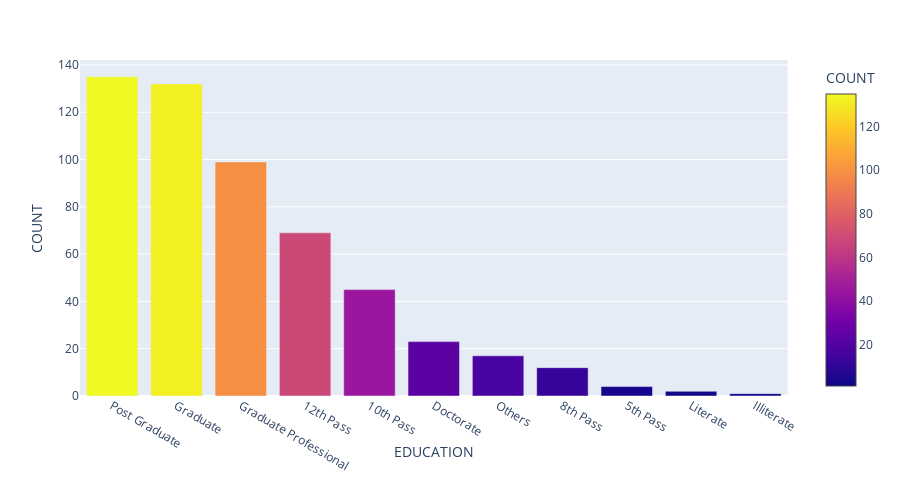

The notebook cell saved with this chart:
### Markdown cell above
Educational qualification of candidates

### Code cell
winners['EDUCATION'] = winners['EDUCATION'].str.replace('Post Graduate\n','Post Graduate')
winners['EDUCATION'] = winners['EDUCATION'].fillna('Others') 
education = winners[winners['EDUCATION'] != 'Not Available']
education = education['EDUCATION'].value_counts().reset_index()
education.columns = ['EDUCATION','COUNT']
fig = px.bar(education, x='EDUCATION', y='COUNT', color='COUNT', height=500)
fig.show()

### Figure 1 — Plotly figure (JSON) as saved in the notebook; plotly's stock layout.template omitted (floating-point values rounded to 4 significant figures)
{"data": [{"alignmentgroup": "True", "hoverlabel": {"namelength": 0}, "hovertemplate": "EDUCATION=%{x}<br>COUNT=%{marker.color}", "legendgroup": "", "marker": {"color": [135, 132, 99, 69, 45, 23, 17, 12, 4, 2, 1], "coloraxis": "coloraxis"}, "name": "", "offsetgroup": "", "orientation": "v", "showlegend": false, "textposition": "auto", "type": "bar", "x": ["Post Graduate", "Graduate", "Graduate Professional", "12th Pass", "10th Pass", "Doctorate", "Others", "8th Pass", "5th Pass", "Literate", "Illiterate"], "xaxis": "x", "y": [135, 132, 99, 69, 45, 23, 17, 12, 4, 2, 1], "yaxis": "y"}], "layout": {"barmode": "relative", "coloraxis": {"colorbar": {"title": {"text": "COUNT"}}, "colorscale": [[0, "#0d0887"], [0.1111, "#46039f"], [0.2222, "#7201a8"], [0.3333, "#9c179e"], [0.4444, "#bd3786"], [0.5556, "#d8576b"], [0.6667, "#ed7953"], [0.7778, "#fb9f3a"], [0.8889, "#fdca26"], [1, "#f0f921"]]}, "height": 500, "legend": {"tracegroupgap": 0}, "margin": {"t": 60}, "xaxis": {"anchor": "y", "domain": [0, 0.98], "title": {"text": "EDUCATION"}}, "yaxis": {"anchor": "x", "domain": [0, 1], "title": {"text": "COUNT"}}}}
